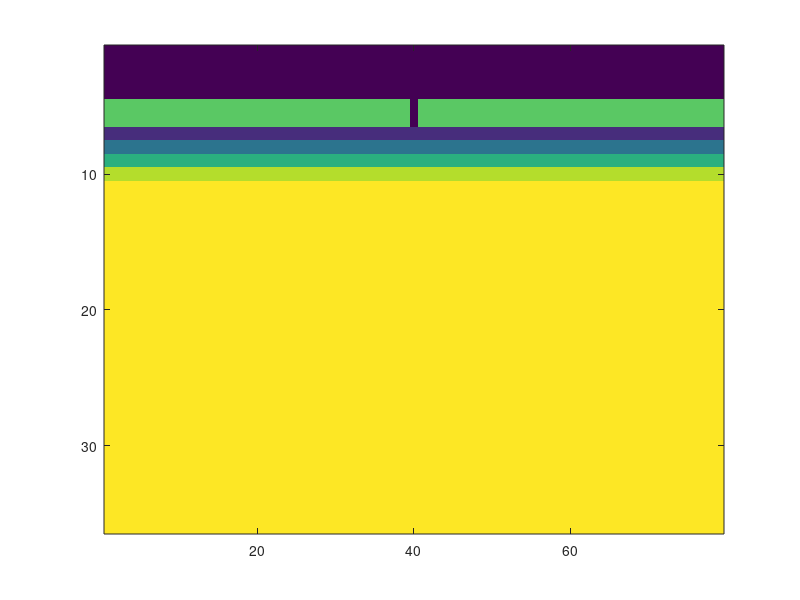
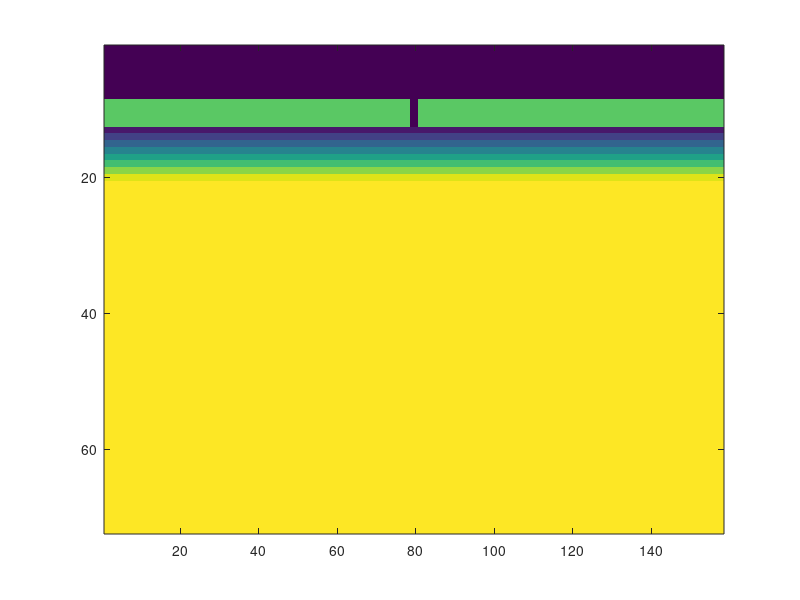
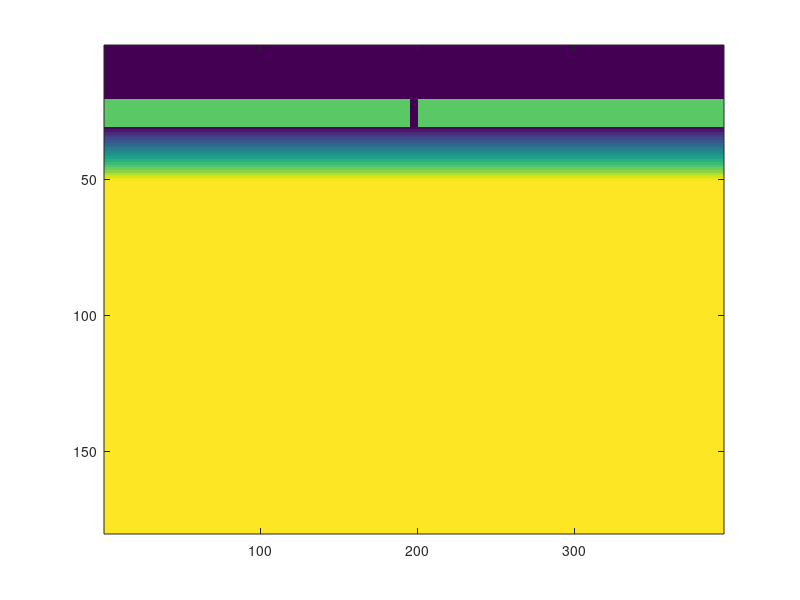
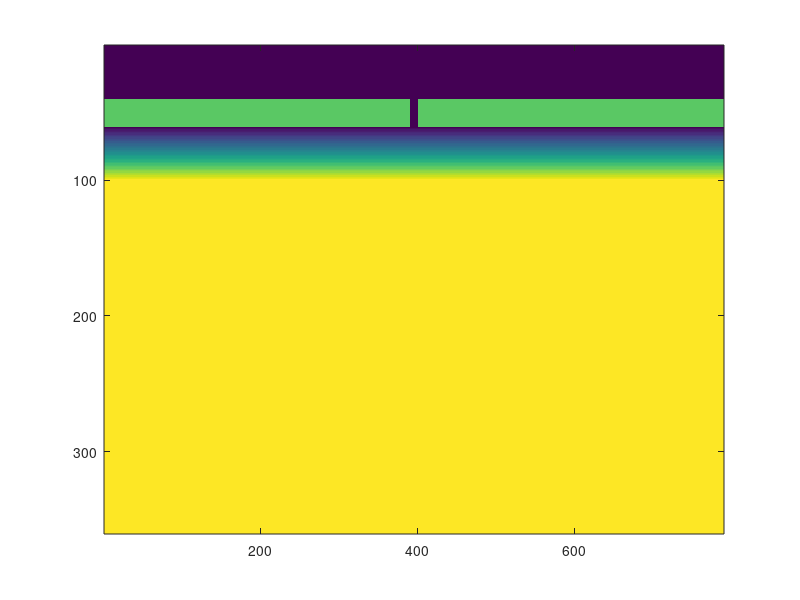

Source code (MATLAB) for these figures, in order:
% Date: 08/11/2022
% Author: ERS

% This script defines and exports initial sediment depths for use in second
% delta threshold convergence tests.
% Grid spacings are 250 m, 125 m, 50 m, 25m, and 12.5 m.
% Corresponding grid sizes are 79×36, 158×72, 395×180, 790×360, and 1580×720.

%% DEFINE ALL DEPTH MATRICES
% Create empty depth matrices
depth250 = zeros(36+2, 79+2);
depth125 = zeros(72+2, 158+2);
depth50 = zeros(180+2, 395+2);
depth25 = zeros(360+2, 790+2);
depth12pt5 = zeros(720+2, 1580+2);

% Beach
for ii = 0:1
    depth250(ii + 6, [1:40 42:end-1]) = 14.925 + 0.05 * ii;
end

for ii = 0:3
    depth125(ii + 10, [1:79 82:end-1]) = 14.9225 + 0.025 * ii;
end

for ii = 0:9
    depth50(ii + 22, [1:196 202:end-1]) = 14.9050 + 0.01 * ii;
end

for ii = 0:19
    depth25(ii + 42, [1:391 402:end-1]) = 14.9025 + 0.005 * ii;
end

for ii = 0:39
    depth12pt5(ii + 82, [1:781 802:end-1]) = 14.90125 + 0.0025 * ii;
end

% Transition sediment depths
for ii = 0:3
    depth250(ii + 8, 1:end-1) = 2.5 + 5 * ii;
end

for ii = 0:7
    depth125(ii + 14, 1:end-1) = 1.25 + 2.5 * ii;
end

for ii = 0:19
    depth50(ii + 32, 1:end-1) = 0.5 + 1 * ii;
end

for ii = 0:39
    depth25(ii + 62, 1:end-1) = 0.25 + 0.5 * ii;
end

for ii = 0:79
    depth12pt5(ii + 122, 1:end-1) = 0.125 + 0.25 * ii;
end

% Constant sediment depths
depth250(12:end-1, 1:end-1) = 20;
depth125(22:end-1, 1:end-1) = 20;
depth50(52:end-1, 1:end-1) = 20;
depth25(102:end-1, 1:end-1) = 20;
depth12pt5(202:end-1, 1:end-1) = 20;

%% TEST PLOTS
close all;

plot1 = figure(101);
imagesc(depth250(2:end-1, 2:end-1));

plot2 = figure(102);
imagesc(depth125(2:end-1, 2:end-1));

plot3 = figure(103);
imagesc(depth50(2:end-1, 2:end-1));

plot = figure(104);
imagesc(depth25(2:end-1, 2:end-1));

plot5 = figure(105);
imagesc(depth12pt5(2:end-1, 2:end-1));

%% EXPORT
% writematrix(depth250, '..\MATLAB export\79x36sed.txt', 'Delimiter', ' ')
% writematrix(depth125, '..\MATLAB export\158x72sed.txt', 'Delimiter', ' ')
% writematrix(depth50, '..\MATLAB export\395x180sed.txt', 'Delimiter', ' ')
% writematrix(depth25, '..\MATLAB export\790x360sed.txt', 'Delimiter', ' ')
% writematrix(depth12pt5, '..\MATLAB export\1580x720sed.txt', 'Delimiter', ' ')